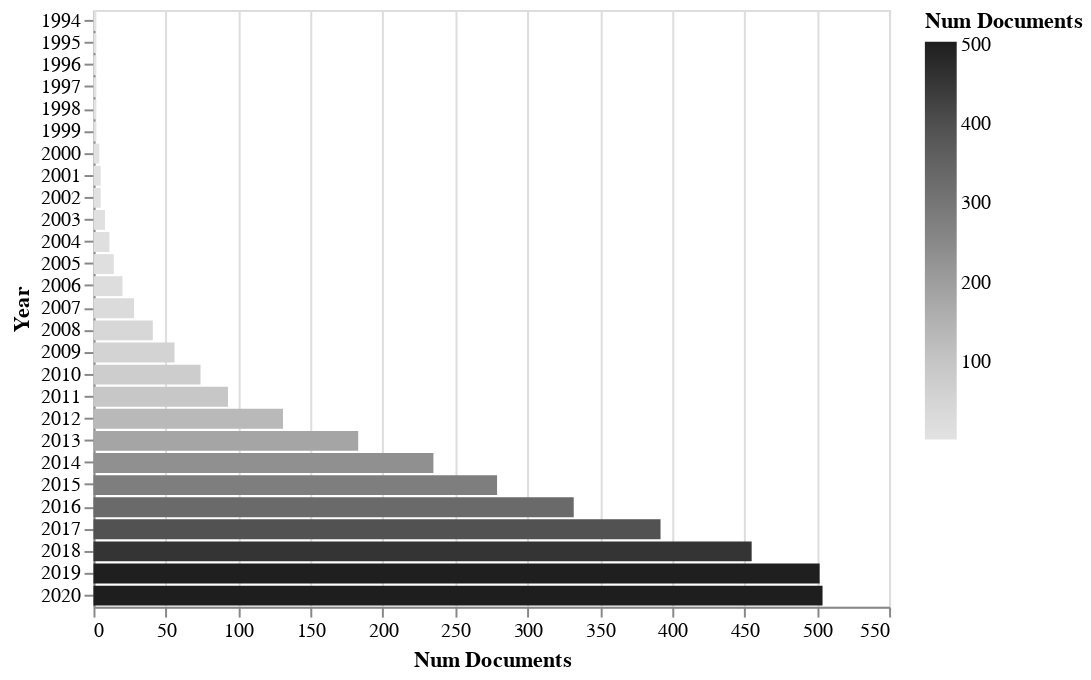

The notebook cell saved with this chart:
### Code cell
rdf.documents_by_year(cumulative=True).barhplot_in_altair()

### Figure 1 — Vega-Lite specification as saved in the notebook (floating-point values rounded to 4 significant figures)
{"$schema": "https://vega.github.io/schema/vega-lite/v3.4.0.json", "config": {"mark": {"tooltip": null}, "view": {"height": 300, "width": 400}}, "data": {"name": "data-7772d411a0517370f12d28ee2da875c5"}, "datasets": {"data-7772d411a0517370f12d28ee2da875c5": [{"Num Documents": 2, "Year": 1994}, {"Num Documents": 2, "Year": 1995}, {"Num Documents": 2, "Year": 1996}, {"Num Documents": 2, "Year": 1997}, {"Num Documents": 2, "Year": 1998}, {"Num Documents": 2, "Year": 1999}, {"Num Documents": 4, "Year": 2000}, {"Num Documents": 5, "Year": 2001}, {"Num Documents": 5, "Year": 2002}, {"Num Documents": 8, "Year": 2003}, {"Num Documents": 11, "Year": 2004}, {"Num Documents": 14, "Year": 2005}, {"Num Documents": 20, "Year": 2006}, {"Num Documents": 28, "Year": 2007}, {"Num Documents": 41, "Year": 2008}, {"Num Documents": 56, "Year": 2009}, {"Num Documents": 74, "Year": 2010}, {"Num Documents": 93, "Year": 2011}, {"Num Documents": 131, "Year": 2012}, {"Num Documents": 183, "Year": 2013}, {"Num Documents": 235, "Year": 2014}, {"Num Documents": 279, "Year": 2015}, {"Num Documents": 332, "Year": 2016}, {"Num Documents": 392, "Year": 2017}, {"Num Documents": 455, "Year": 2018}, {"Num Documents": 502, "Year": 2019}, {"Num Documents": 504, "Year": 2020}]}, "encoding": {"color": {"field": "Num Documents", "scale": {"scheme": "greys"}, "type": "quantitative"}, "x": {"field": "Num Documents", "type": "quantitative"}, "y": {"field": "Year", "sort": {"field": "Num Documents:Q"}, "type": "nominal"}}, "mark": "bar"}
